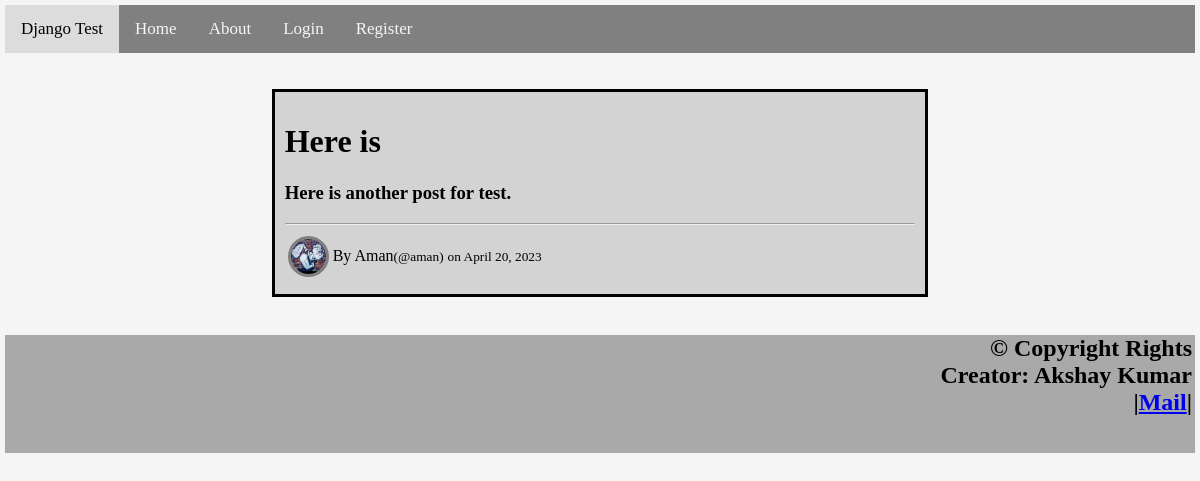
Screenshot of /blog/post/9/ with the database file from the repository.
### blog/models.py (models this page shows, shortened)
class Post(models.Model):
    title = models.CharField(max_length=255)
    content = models.TextField()
    timestamp = models.DateTimeField(default=timezone.now)
    author= models.CharField(max_length=255)
    userid = models.ForeignKey(User, on_delete=models.CASCADE)

### users/models.py (models this page shows, shortened)
class Profile(models.Model):
    user = models.OneToOneField(User, on_delete=models.CASCADE)
    image = models.ImageField(default='Default.jpg', upload_to='profile_pics')
    bio = models.CharField(max_length=255, default=" ")
    dob = models.DateField(max_length=25, default=dob)
    gender = models.CharField(max_length=6, default=' ')

### blog/views.py (the view)
# urls.py: path('post/<int:pk>/', PostDetailView.as_view(), name='post_detail'),
class PostDetailView(DetailView):
    model = Post

### blog/templates/blog/post_detail.html (shortened to what this page needs)
{% extends "blog/base.html" %}
{% block content %}
<br>
<div class="center" style="width: 53%; background-color:lightgray;">
 <h1>
   {{object.title}}
 </h1>
 <h3>
  {{object.content}}
 </h3>
 <hr>
 <table>
  <tr>
   <td>
    <img src="{{ object.userid.profile.image.url }}" width="35" height="35"
             style="display: block;border-radius: 50%; align:left; border:3px solid gray;">
   </td>
   <td>
    <p>
    By {{object.userid.first_name}}<small>(@{{object.userid}})</small>
   <small> on {{object.timestamp|date:"F d, Y"}}</small>
  </p>
   </td>
  </tr>
  <tr>
   <td colspan="2">
   </td>
  </tr>
 </table>
 </div>
<br>
{% endblock content %}

### blog/static/blog/main.css (style rules this page uses)
body { margin: 5px; font-family: 'Times New Roman', Times, serif; background-color:whitesmoke; }
.center { margin: auto; border: 3px solid #73AD21; padding: 10px; }

### blog/templates/blog/post_detail.html (style rules this page uses)
.center { margin: auto; border: 3px solid black; padding: 10px; }

### rows the page displays
Post: title "Here is", content "Here is another post for test.", userid.profile.image (placeholder picture), userid.first_name "Aman", userid "aman", timestamp "April 20, 2023"
